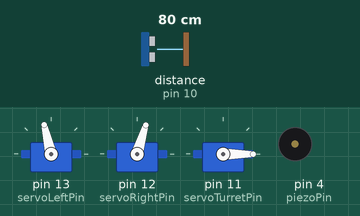
Simulated run of this sketch. Board: Arduino Uno, built with avr-gcc and run on an emulated ATmega328P. Shown: 3 × servo, buzzer (waves = sounding). Wiring (inferred from the names in the program): ultrasonic range finder: trigger pin 10; echo pin 10. Inputs (shaded band) come from the test bench; at power-on: distance to the obstacle (sensor on pin 10) 80 cm. The echo pulse lasts 58.3 µs per cm.

Above: at 3.26 s.
3.3 s: distance to the obstacle (sensor on pin 10) set to 2 cm
At 4.27 s:
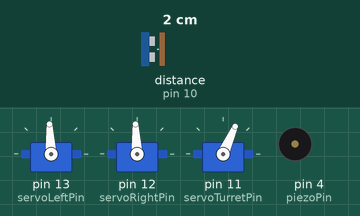
6.3 s: distance to the obstacle (sensor on pin 10) set to 35 cm
At 8.4 s:
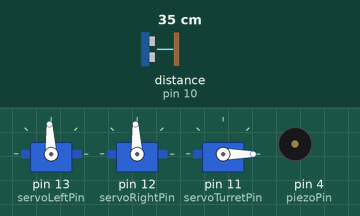
9.3 s: distance to the obstacle (sensor on pin 10) set to 4 cm
At 9.8 s:
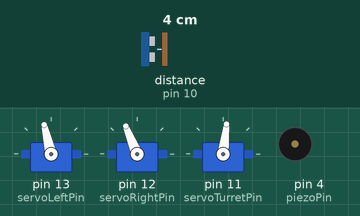
12.3 s: distance to the obstacle (sensor on pin 10) set to 60 cm
15.3 s: distance to the obstacle (sensor on pin 10) set to 34 cm
18.3 s: distance to the obstacle (sensor on pin 10) set to 30 cm
At 19.26 s:
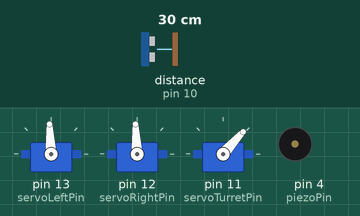
Timing chart, 0 to 22.3 s (numbered marks = the images above; inputs shaded):
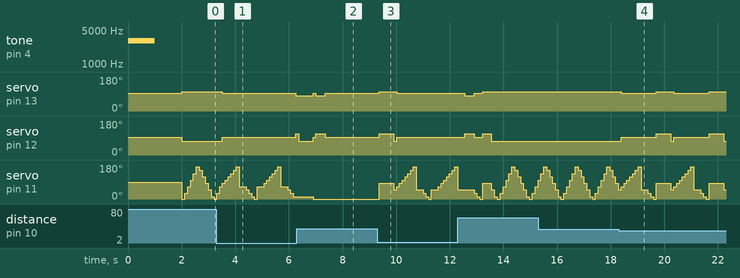

The sketch:

Roam_with_Ping_on_Servo_Turret_v0_82.ino
```cpp
/*
 * Roam_with_Ping_on_Servo_Turret
 * BOE Shield-Bot application roams with Ping))) mounted on servo turret.
 * Source: http://learn.parallax.com/BoeShield/RoamingPingShieldBot
 *
 * IMPORTANT: This is an early revision.  Please check back periodically,
 * and if you find any bugs, please email me at alindsay@parallax.com.
 *
 * Created May 17th, 2012
 * by Andy Lindsay
 * v0.82
 */

#include <Servo.h>                                 // Include servo library

Servo servoLeft;                                   // Servo object instances
Servo servoRight;
Servo servoTurret;

const int servoLeftPin = 13;                       // I/O Pin constants
const int servoRightPin = 12;
const int servoTurretPin = 11;
const int pingPin = 10;
const int piezoPin = 4;

const int msPerTurnDegree = 6;                     // For maneuvers
const int tooCloseCm = 30;                         // For distance decisions
const int bumpedCm = 6;
int ccwLim = 1400;                                 // For turret servo control
int rtAngle = 900;
const int usTocm = 29;                             // Ping))) conversion constant

// Aequence of turret positions.
int sequence[] = {0, 2, 4, 6, 8, 10, 9, 7, 5, 3, 1};

// Declare array to store that many cm distance elements using pre-calculated
// number of elements in array.
const int elements = sizeof(sequence);
int cm[elements];

// Pre-calculate degrees per adjustment of turret servo.
const int degreesTurret = 180/(sizeof(sequence)/sizeof(int)-1);

int i = -1;                                        // Global index
int sign = 1;                                      // Sign of increments
int theta = -degreesTurret;                        // Set up initial turret angle

void setup()                                       // Built-in initialization block
{
  tone(piezoPin, 3000, 1000);                      // Play tone for 1 second
  delay(1000);                                     // Delay to finish tone

  Serial.begin(9600);                              // Open serial connection

  servoLeft.attach(servoLeftPin);                  // Attach left signal to pin 13
  servoRight.attach(servoRightPin);                // Attach right signal to pin 12
  servoTurret.attach(servoTurretPin);              // Attach turret signal to pin 12
  maneuver(0, 0, 1000);                            // Stay still for 1 second
  turret(0);                                       // Set turret to 0 degrees
}

void loop()                                        // Main loop auto-repeats
{
  maneuver(200, 200);                              // Go full speed forward UFN
  i++;                                             // Increment turret index

  // Advance turret servo to next position in sequence and wait for it to get there.
  theta = sequence[i] * degreesTurret;
  turret(theta);
  delay(100);

  cm[i] = cmDistance();                            // Measure cm from this turret angle

  // If object in +/- 36 degrees from center is within tooCloseCm threshold...
  if ((sequence[i]>=3) && (sequence[i]<=7) && (cm[i] < tooCloseCm))
  {
    maneuver(0, 0);                                // Stop moving
    int theta = findOpening();                     // Get opening (in terms of sequence element
    theta *= degreesTurret;                        // Convert sequence element to degree angle

    // Convert degree angle to time the BOE Shield-Bot wheels will have to turn to face
    // direction of turret.
    int turnAngleTime = (90 - theta) * msPerTurnDegree;

    if(turnAngleTime < 0)                          // If negative turning angle,
    {
      maneuver(-200, 200, -turnAngleTime);         // then rotate CCW for turningAngleTime ms
    }
    else                                           // If positive turning angle,
    {
      maneuver(200, -200, turnAngleTime);          // then rotate CW for turningAngleTime ms
    }
    maneuver(200, 200);                            // Start going forward again
  }

  if(i == 10)                                      // If turret at max, go back to zero
  {
    i = -1;
  }
}

/*
 * Control BOE Shield-Bot servo direction, speed, set and forget version.
 * Parameters: speedLeft - left servo speed
 *             speedRight - right servo speed
 *             Backward  Linear  Stop  Linear   Forward
 *             -200      -100......0......100       200
 */
void maneuver(int speedLeft, int speedRight)
{
  // Call maneuver with just 1 ms blocking; servos will keep going indefinitely.
  maneuver(speedLeft, speedRight, 1);
}

/*
 * Control BOE Shield-Bot servo direction, speed and maneuver duration.
 * Parameters: speedLeft - left servo speed
 *             speedRight - right servo speed
 *             Backward  Linear  Stop  Linear   Forward
 *             -200      -100......0......100       200
 *             msTime - time to block code execution before another maneuver
 * Source:     http://learn.parallax.com/ManeuverFunction
 */
void maneuver(int speedLeft, int speedRight, int ms)
{
  speedLeft = constrain(speedLeft, -110, 110); //Old servo on right, can max be 110 to have straight path
  speedRight = constrain(speedRight, -200, 200);
  servoLeft.writeMicroseconds(1500 + speedLeft);
  servoRight.writeMicroseconds(1500 - speedRight);
  if (ms == -1) {
    servoLeft.detach();
    servoRight.detach();
  }
  delay(ms);                                  // Delay for msTime
}

/*
 * Position the horn of a Parallax Standard Servo
 * Parameter: degreeVal in a range from 90 to -90 degrees.
 */
void turret(int degreeVal)
{
  servoTurret.writeMicroseconds(ccwLim - rtAngle + (degreeVal * 10));
}

/*
 * Get cm distance measurment from Ping Ultrasonic Distance Sensor
 * Returns: distance measurement in cm.
 */
int cmDistance()
{
  int distance = 0;                                // Initialize distance to zero
  do                                               // Loop in case of zero measurement
  {
    int us = ping(pingPin);                        // Get Ping))) microsecond measurement
    distance = convert(us, usTocm);                // Convert to cm measurement
    delay(3);                                      // Pause before retry (if needed)
  }
  while(distance == 0);
  return distance;                                 // Return distance measurement
}

/*
 * Converts microsecond Ping))) round trip measurement to a useful value.
 * Parameters: us - microsecond value from Ping))) echo time measurement.
 *             scalar - 29 for us to cm, or 74 for us to in.
 * Returns:    distance measurement dictated by the scalar.
 */
int convert(int us, int scalar)
{
    return us / scalar / 2;                        // Echo round trip time -> cm
}

/*
 * Initiate and capture Ping))) Ultrasonic Distance Sensor's round trip echo time.
 * Parameter: pin - Digital I/O pin connected to Ping)))
 * Returns:   duration - The echo time in microseconds
 * Source:    Ping by David A. Mellis, located in File -> Examples -> Sensors
 * To-Do:     Double check timing against datasheet
 */
long ping(int pin)
{
  long duration;                                   // Variables for calculating distance
  pinMode(pin, OUTPUT);                            // I/O pin -> output
  digitalWrite(pin, LOW);                          // Start low
  delayMicroseconds(2);                            // Stay low for 2 us
  digitalWrite(pin, HIGH);                         // Send 5 us high pulse
  delayMicroseconds(5);
  digitalWrite(pin, LOW);
  pinMode(pin, INPUT);                             // Set I/O pin to input
  duration = pulseIn(pin, HIGH, 25000);            // Measure echo time pulse from Ping)))
  return duration;                                 // Return pulse duration
}

/*
 * Find an opening in system's 180-degree field of distance detection.
 * Returns:    Distance measurement dictated by the scalar
 * To-do:      Clean up and modularize
 *             Incorporate constants
 */
int findOpening()
{

  int Ai;                                          // Initial turret angle
  int Af;                                          // Final turret angle
  int k = sequence[i];                             // Copy sequence[i] to local variable
  int ki = k;                                      // Second copy of current sequence[i]
  int inc;                                         // Increment/decrement variable
  int dt;                                          // Time increment
  int repcnt = 0;                                  // Repetitions count
  int sMin;                                        // Minimum distance measurement

  // Increment or decrement depending on where turret is pointing
  if(k <= 5)
  {
    inc = 1;
  }
  else
  {
    inc = -1;
  }

  // Rotate turret until an opening becomes visible.  If it reaches servo limit,
  // turn back to first angle of detection and try scanning toward other servo limit.
  // If still no opening, rotate robot 90 degrees and try again.
  do
  {
    repcnt++;                                        // Increment repetition count
    if(repcnt > ((sizeof(sequence) / sizeof(int)))*2)// If no opening after two scans
    {
      maneuver(-200, -200, 100);                     // Back up, turn, and stop to try again
      maneuver(-200, 200, 90*6);
      maneuver(0, 0, 1);
    }
    k += inc;                                        // Increment/decrement k
    if(k == -1)                                      // Change inc/dec value if limit reached
    {
      k = ki;
      inc = -inc;
      dt = 250;                                      // Turret will take longer to get there
    }
    if(k == 11)
    {
      k = ki;
      inc = -inc;
      dt = 250;
    }
    // Look for index of next turret position
    i = findIn(k, sequence, sizeof(sequence)/sizeof(int));

    // Set turret to next position
    int theta = sequence[i] * degreesTurret;
    turret(theta);                                   // Position turret
    delay(dt);                                       // Wait for it to get there
    dt = 100;                                        // Reset for small increment turret movement

    cm[i] = cmDistance();                            // Take Ping))) measurement
  }
  while(cm[i] < 30);                                 // Keep checking to edge of obstacle

  sMin = 1000;                                       // Initialize minimum distance to impossibly large value
  for(int t = 0; t <= 10; t++)
  {
    if(sMin > cm[t]) sMin = cm[t];                   // Use sMin to track smallest distance
  }
  if(sMin < 6)                                       // If less than 6 cm, back up a little
  {
    maneuver(-200, -200, 350);
    k = -1;                                          // Get turret ready to start over
  }
  maneuver(0, 0);                                    // Stay still indefinitely

  // Keep rotating turret until another obstacle that's under 30 cm is detected or the turret
  // reaches the servo limit.  Keep track of the maximum distance and the angle when this portion
  // of the scan started and stopped.

  Ai = sequence[i];                                  // Save initial angle when obstacle disappeared from view

  k = sequence[i];                                   // Make a copy of the turret position again

  int aMax = -2;                                     // Initialize maximum distance measurements to impossibly small values
  int cmMax = -2;

  do                                                 // Loop for scan
  {
    k += inc;                                        // Inc/dec turret position
    // Look up index for turret position
    i = findIn(k, sequence, sizeof(sequence)/sizeof(int));
    int theta = sequence[i] * degreesTurret;         // Position turret
    turret(theta);
    delay(100);

    cm[i] = cmDistance();                            // Measure distance

    if(cm[i]>cmMax)                                  // Keep track of max distance and angle(max distance)
    {
      cmMax = cm[i];
      aMax = sequence[i];
    }
  }
  while((cm[i] > 30)&&(sequence[i]!=0)&&(sequence[i]!=10));
  // Keep repeating while the distance measurement > 30 cm, and the turret is not near its
  // mechanical limits.

  Af = sequence[i];                                  // Record final turret position
  int A = Ai + ((Af-Ai)/2);                          // Calculate middle of opening

  // Set turret index for straight ahead in prep for turn.
  i = findIn(5, sequence, sizeof(sequence)/sizeof(int));
  int theta = sequence[i] * degreesTurret;
  turret(theta);

  if(sMin < 7)                                       // Turn further if too close
  {
    if (A < aMax) return aMax; else return A;
  }
  else
  {
    if (A < aMax) return A; else return aMax;
  }
}

/*
 * Finds the first instance of a value in an array.
 * Parameters: value to search for
 *             array[] to search in
 *             elements - number of elements to search
 * Returns:    index where the matching element was found
 */
int findIn(int value, int array[], int elements)
{
  for(int i = 0; i < elements; i++)
  {
    if(value == array[i]) return i;
  }
  return -1;
}
```

Measured:
- after the input at 3.3 s, servo on pin 13 (servoLeftPin): 103° → 93° after 0.22 s, → 82° 2.7 s later; servo on pin 12 (servoRightPin): 73° → 93° after 0.22 s, → 112° 2.7 s later
- after the input at 6.3 s, servo on pin 11 (servoTurretPin): goes on until 6.9 s, then stays 0°
- after the input at 18.3 s, servo on pin 13 (servoLeftPin): alternates 103° for 0.65 s and 93° for 1.3 s, starting after 0.09 s; servo on pin 12 (servoRightPin): 73° → 93° after 0.09 s, → 112° 1.3 s later, → 73° 0.54 s later, → 93° 0.11 s later, … (6 changes in this stretch)
